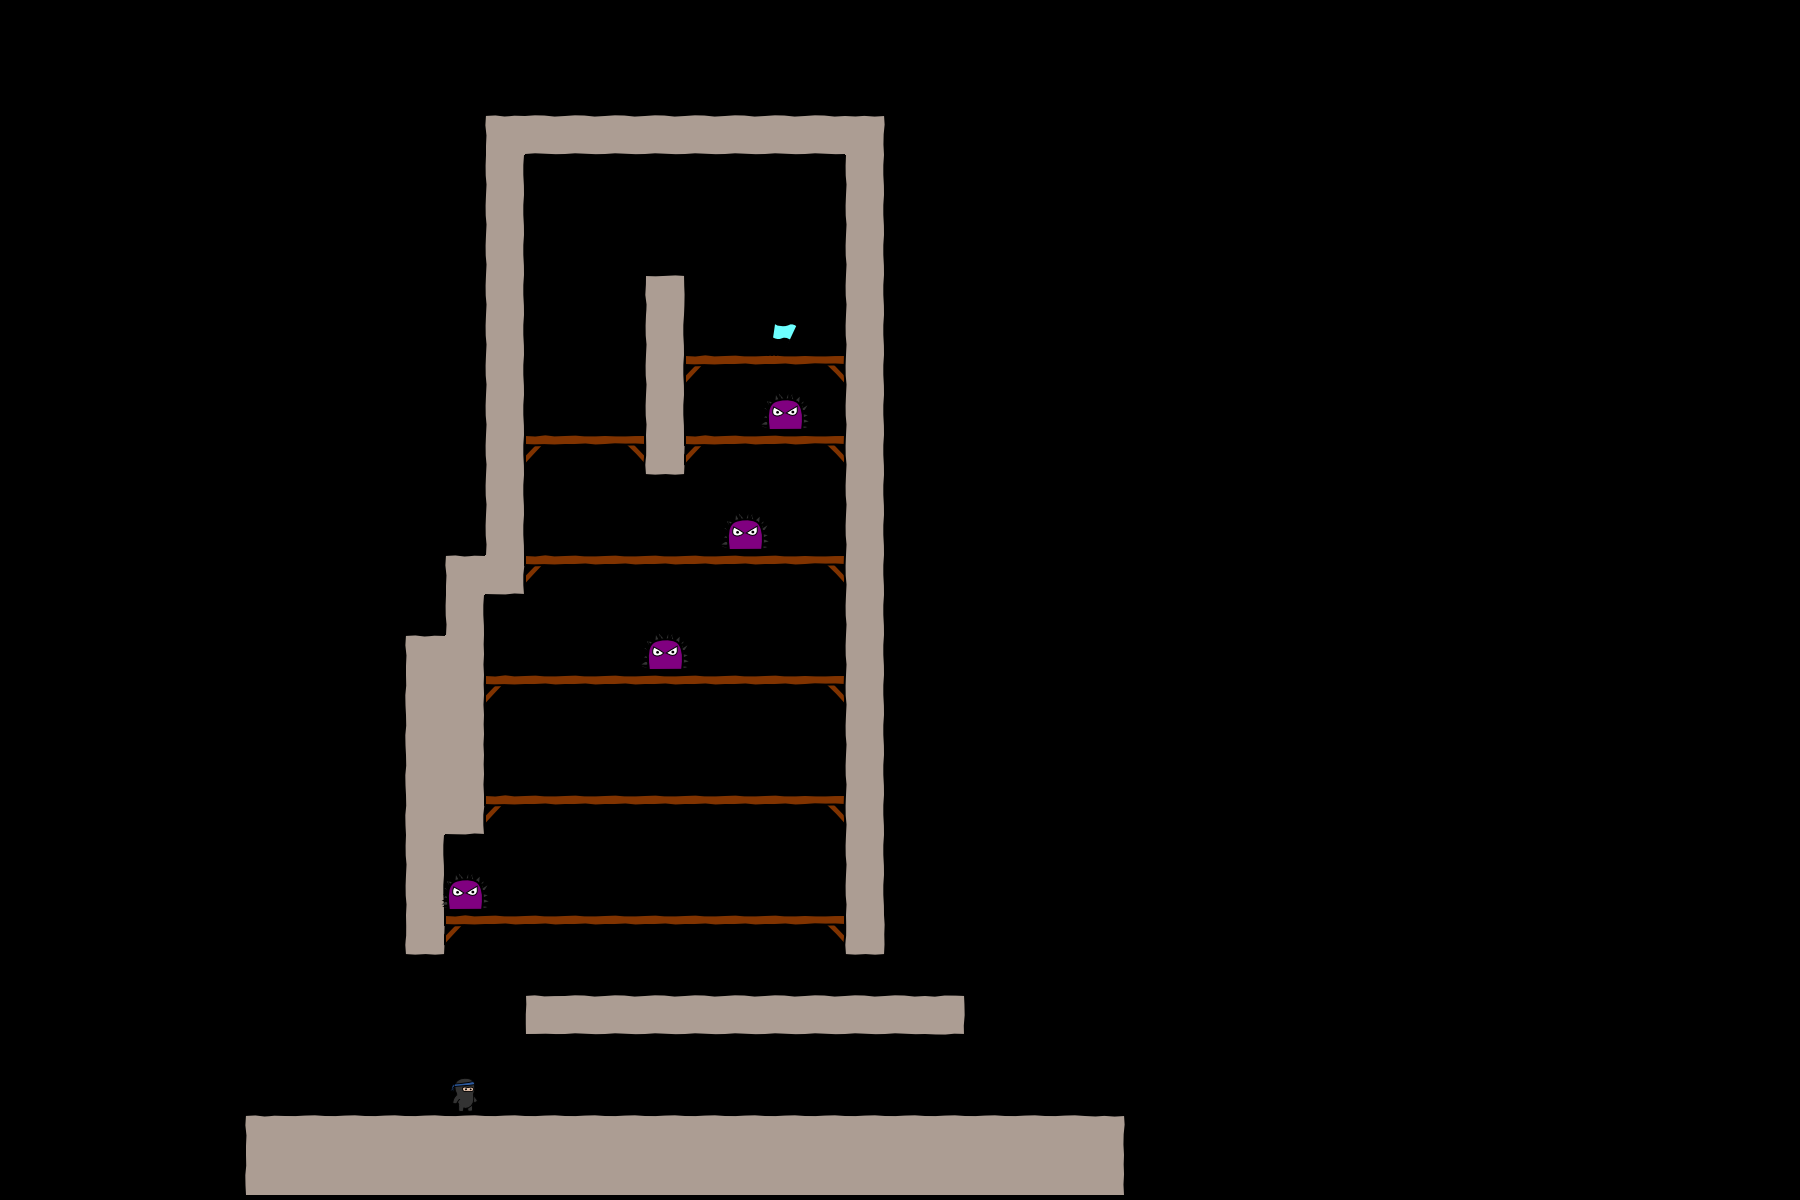

Rendered tile map (Tiled .tmx) drawn with the repository's tilesets; below, a short description and the full map source, tile grids included:
An orthogonal 45x30 tile map with 40x40 px tiles, 3 tile layers (bg, objects, fg), 2 tilesets.

<map version="1.0" orientation="orthogonal" width="45" height="30" tilewidth="40" tileheight="40">
 <tileset firstgid="1" name="world1" tilewidth="50" tileheight="50">
  <image source="world1.png" width="400" height="400" />
 </tileset>
 <tileset firstgid="65" name="objectpalette" tilewidth="50" tileheight="50">
  <image source="objectpalette.png" width="400" height="400" />
 </tileset>
 <layer name="bg" width="32" height="30">
  <data encoding="csv">  0,0,0,0,0,0,0,0,0,0,0,0,0,0,0,0,0,0,0,0,0,0,0,0,0,0,0,0,0,0,0,0,
  0,0,0,0,0,0,0,0,0,0,0,0,0,0,0,0,0,0,0,0,0,0,0,0,0,0,0,0,0,0,0,0,
  0,0,0,0,0,0,0,0,0,0,0,0,0,0,0,0,0,0,0,0,0,0,0,0,0,0,0,0,0,0,0,0,
  0,0,0,0,0,0,0,0,0,0,0,0,9,2,2,2,2,2,2,2,2,11,0,0,0,0,0,0,0,0,0,0,
  0,0,0,0,0,0,0,0,0,0,0,0,20,0,0,0,0,0,0,0,0,20,0,0,0,0,0,0,0,0,0,0,
  0,0,0,0,0,0,0,0,0,0,0,0,20,0,0,0,0,0,0,0,0,20,0,0,0,0,0,0,0,0,0,0,
  0,0,0,0,0,0,0,0,0,0,0,0,20,0,0,0,0,0,0,0,0,20,0,0,0,0,0,0,0,0,0,0,
  0,0,0,0,0,0,0,0,0,0,0,0,20,0,0,0,12,0,0,0,0,20,0,0,0,0,0,0,0,0,0,0,
  0,0,0,0,0,0,0,0,0,0,0,0,20,0,0,0,20,0,0,0,0,20,0,0,0,0,0,0,0,0,0,0,
  0,0,0,0,0,0,0,0,0,0,0,0,20,0,0,0,20,6,7,7,8,20,0,0,0,0,0,0,0,0,0,0,
  0,0,0,0,0,0,0,0,0,0,0,0,20,0,0,0,20,0,0,0,0,20,0,0,0,0,0,0,0,0,0,0,
  0,0,0,0,0,0,0,0,0,0,0,0,20,6,7,8,28,6,7,7,8,20,0,0,0,0,0,0,0,0,0,0,
  0,0,0,0,0,0,0,0,0,0,0,0,20,0,0,0,0,0,0,0,0,20,0,0,0,0,0,0,0,0,0,0,
  0,0,0,0,0,0,0,0,0,0,0,0,20,0,0,0,0,0,0,0,0,20,0,0,0,0,0,0,0,0,0,0,
  0,0,0,0,0,0,0,0,0,0,0,9,27,6,7,7,7,7,7,7,8,20,0,0,0,0,0,0,0,0,0,0,
  0,0,0,0,0,0,0,0,0,0,0,20,0,0,0,0,0,0,0,0,0,20,0,0,0,0,0,0,0,0,0,0,
  0,0,0,0,0,0,0,0,0,0,9,19,0,0,0,0,0,0,0,0,0,20,0,0,0,0,0,0,0,0,0,0,
  0,0,0,0,0,0,0,0,0,0,17,19,6,7,7,7,7,7,7,7,8,20,0,0,0,0,0,0,0,0,0,0,
  0,0,0,0,0,0,0,0,0,0,17,19,0,0,0,0,0,0,0,0,0,20,0,0,0,0,0,0,0,0,0,0,
  0,0,0,0,0,0,0,0,0,0,17,19,0,0,0,0,0,0,0,0,0,20,0,0,0,0,0,0,0,0,0,0,
  0,0,0,0,0,0,0,0,0,0,17,27,6,7,7,7,7,7,7,7,8,20,0,0,0,0,0,0,0,0,0,0,
  0,0,0,0,0,0,0,0,0,0,20,0,0,0,0,0,0,0,0,0,0,20,0,0,0,0,0,0,0,0,0,0,
  0,0,0,0,0,0,0,0,0,0,20,0,0,0,0,0,0,0,0,0,0,20,0,0,0,0,0,0,0,0,0,0,
  0,0,0,0,0,0,0,0,0,0,28,6,7,7,7,7,7,7,7,7,8,28,0,0,0,0,0,0,0,0,0,0,
  0,0,0,0,0,0,0,0,0,0,0,0,0,0,0,0,0,0,0,0,0,0,0,0,0,0,0,0,0,0,0,0,
  0,0,0,0,0,0,0,0,0,0,0,0,0,1,2,2,2,2,2,2,2,2,2,3,0,0,0,0,0,0,0,0,
  0,0,0,0,0,0,0,0,0,0,0,0,0,0,0,0,0,0,0,0,0,0,0,0,0,0,0,0,0,0,0,0,
  0,0,0,0,0,0,0,0,0,0,0,0,0,0,0,0,0,0,0,0,0,0,0,0,0,0,0,0,0,0,0,0,
  0,0,0,0,0,0,9,10,10,10,10,10,10,10,10,10,10,10,10,10,10,10,10,10,10,10,10,11,0,0,0,0,
  0,0,0,0,0,0,17,18,18,18,18,18,18,18,18,18,18,18,18,18,18,18,18,18,18,18,18,19,0,0,0,0
</data>
 </layer>
 <layer name="objects" width="32" height="30">
  <data encoding="csv">
  0,0,0,0,0,0,0,0,0,0,0,0,0,0,0,0,0,0,0,0,0,0,0,0,0,0,0,0,0,0,0,0,
  0,0,0,0,0,0,0,0,0,0,0,0,0,0,0,0,0,0,0,0,0,0,0,0,0,0,0,0,0,0,0,0,
  0,0,0,0,0,0,0,0,0,0,0,0,0,0,0,0,0,0,0,0,0,0,0,0,0,0,0,0,0,0,0,0,
  0,0,0,0,0,0,0,0,0,0,0,0,0,0,0,0,0,0,0,0,0,0,0,0,0,0,0,0,0,0,0,0,
  0,0,0,0,0,0,0,0,0,0,0,0,0,0,0,0,0,0,0,0,0,0,0,0,0,0,0,0,0,0,0,0,
  0,0,0,0,0,0,0,0,0,0,0,0,0,0,0,0,0,0,0,0,0,0,0,0,0,0,0,0,0,0,0,0,
  0,0,0,0,0,0,0,0,0,0,0,0,0,0,0,0,0,0,0,0,0,0,0,0,0,0,0,0,0,0,0,0,
  0,0,0,0,0,0,0,0,0,0,0,0,0,0,0,0,0,0,0,0,0,0,0,0,0,0,0,0,0,0,0,0,
  0,0,0,0,0,0,0,0,0,0,0,0,0,0,0,0,0,0,0,66,0,0,0,0,0,0,0,0,0,0,0,0,
  0,0,0,0,0,0,0,0,0,0,0,0,0,0,0,0,0,0,0,0,0,0,0,0,0,0,0,0,0,0,0,0,
  0,0,0,0,0,0,0,0,0,0,0,0,0,0,0,0,0,0,0,73,0,0,0,0,0,0,0,0,0,0,0,0,
  0,0,0,0,0,0,0,0,0,0,0,0,0,0,0,0,0,0,0,0,0,0,0,0,0,0,0,0,0,0,0,0,
  0,0,0,0,0,0,0,0,0,0,0,0,0,0,0,0,0,0,0,0,0,0,0,0,0,0,0,0,0,0,0,0,
  0,0,0,0,0,0,0,0,0,0,0,0,0,0,0,0,0,0,73,0,0,0,0,0,0,0,0,0,0,0,0,0,
  0,0,0,0,0,0,0,0,0,0,0,0,0,0,0,0,0,0,0,0,0,0,0,0,0,0,0,0,0,0,0,0,
  0,0,0,0,0,0,0,0,0,0,0,0,0,0,0,0,0,0,0,0,0,0,0,0,0,0,0,0,0,0,0,0,
  0,0,0,0,0,0,0,0,0,0,0,0,0,0,0,0,73,0,0,0,0,0,0,0,0,0,0,0,0,0,0,0,
  0,0,0,0,0,0,0,0,0,0,0,0,0,0,0,0,0,0,0,0,0,0,0,0,0,0,0,0,0,0,0,0,
  0,0,0,0,0,0,0,0,0,0,0,0,0,0,0,0,0,0,0,0,0,0,0,0,0,0,0,0,0,0,0,0,
  0,0,0,0,0,0,0,0,0,0,0,0,0,0,0,0,0,0,0,0,0,0,0,0,0,0,0,0,0,0,0,0,
  0,0,0,0,0,0,0,0,0,0,0,0,0,0,0,0,0,0,0,0,0,0,0,0,0,0,0,0,0,0,0,0,
  0,0,0,0,0,0,0,0,0,0,0,0,0,0,0,0,0,0,0,0,0,0,0,0,0,0,0,0,0,0,0,0,
  0,0,0,0,0,0,0,0,0,0,0,73,0,0,0,0,0,0,0,0,0,0,0,0,0,0,0,0,0,0,0,0,
  0,0,0,0,0,0,0,0,0,0,0,0,0,0,0,0,0,0,0,0,0,0,0,0,0,0,0,0,0,0,0,0,
  0,0,0,0,0,0,0,0,0,0,0,0,0,0,0,0,0,0,0,0,0,0,0,0,0,0,0,0,0,0,0,0,
  0,0,0,0,0,0,0,0,0,0,0,0,0,0,0,0,0,0,0,0,0,0,0,0,0,0,0,0,0,0,0,0,
  0,0,0,0,0,0,0,0,0,0,0,0,0,0,0,0,0,0,0,0,0,0,0,0,0,0,0,0,0,0,0,0,
  0,0,0,0,0,0,0,0,0,0,0,65,0,0,0,0,0,0,0,0,0,0,0,0,0,0,0,0,0,0,0,0,
  0,0,0,0,0,0,0,0,0,0,0,0,0,0,0,0,0,0,0,0,0,0,0,0,0,0,0,0,0,0,0,0,
  0,0,0,0,0,0,0,0,0,0,0,0,0,0,0,0,0,0,0,0,0,0,0,0,0,0,0,0,0,0,0,0
</data>
 </layer>
 <layer name="fg" width="32" height="30">
  <data encoding="csv">
  0,0,0,0,0,0,0,0,0,0,0,0,0,0,0,0,0,0,0,0,0,0,0,0,0,0,0,0,0,0,0,0,
  0,0,0,0,0,0,0,0,0,0,0,0,0,0,0,0,0,0,0,0,0,0,0,0,0,0,0,0,0,0,0,0,
  0,0,0,0,0,0,0,0,0,0,0,0,0,0,0,0,0,0,0,0,0,0,0,0,0,0,0,0,0,0,0,0,
  0,0,0,0,0,0,0,0,0,0,0,0,0,0,0,0,0,0,0,0,0,0,0,0,0,0,0,0,0,0,0,0,
  0,0,0,0,0,0,0,0,0,0,0,0,0,0,0,0,0,0,0,0,0,0,0,0,0,0,0,0,0,0,0,0,
  0,0,0,0,0,0,0,0,0,0,0,0,0,0,0,0,0,0,0,0,0,0,0,0,0,0,0,0,0,0,0,0,
  0,0,0,0,0,0,0,0,0,0,0,0,0,0,0,0,0,0,0,0,0,0,0,0,0,0,0,0,0,0,0,0,
  0,0,0,0,0,0,0,0,0,0,0,0,0,0,0,0,0,0,0,0,0,0,0,0,0,0,0,0,0,0,0,0,
  0,0,0,0,0,0,0,0,0,0,0,0,0,0,0,0,0,0,0,0,0,0,0,0,0,0,0,0,0,0,0,0,
  0,0,0,0,0,0,0,0,0,0,0,0,0,0,0,0,0,0,0,0,0,0,0,0,0,0,0,0,0,0,0,0,
  0,0,0,0,0,0,0,0,0,0,0,0,0,0,0,0,0,0,0,0,0,0,0,0,0,0,0,0,0,0,0,0,
  0,0,0,0,0,0,0,0,0,0,0,0,0,0,0,0,0,0,0,0,0,0,0,0,0,0,0,0,0,0,0,0,
  0,0,0,0,0,0,0,0,0,0,0,0,0,0,0,0,0,0,0,0,0,0,0,0,0,0,0,0,0,0,0,0,
  0,0,0,0,0,0,0,0,0,0,0,0,0,0,0,0,0,0,0,0,0,0,0,0,0,0,0,0,0,0,0,0,
  0,0,0,0,0,0,0,0,0,0,0,0,0,0,0,0,0,0,0,0,0,0,0,0,0,0,0,0,0,0,0,0,
  0,0,0,0,0,0,0,0,0,0,0,0,0,0,0,0,0,0,0,0,0,0,0,0,0,0,0,0,0,0,0,0,
  0,0,0,0,0,0,0,0,0,0,0,0,0,0,0,0,0,0,0,0,0,0,0,0,0,0,0,0,0,0,0,0,
  0,0,0,0,0,0,0,0,0,0,0,0,0,0,0,0,0,0,0,0,0,0,0,0,0,0,0,0,0,0,0,0,
  0,0,0,0,0,0,0,0,0,0,0,0,0,0,0,0,0,0,0,0,0,0,0,0,0,0,0,0,0,0,0,0,
  0,0,0,0,0,0,0,0,0,0,0,0,0,0,0,0,0,0,0,0,0,0,0,0,0,0,0,0,0,0,0,0,
  0,0,0,0,0,0,0,0,0,0,0,0,0,0,0,0,0,0,0,0,0,0,0,0,0,0,0,0,0,0,0,0,
  0,0,0,0,0,0,0,0,0,0,0,0,0,0,0,0,0,0,0,0,0,0,0,0,0,0,0,0,0,0,0,0,
  0,0,0,0,0,0,0,0,0,0,0,0,0,0,0,0,0,0,0,0,0,0,0,0,0,0,0,0,0,0,0,0,
  0,0,0,0,0,0,0,0,0,0,0,0,0,0,0,0,0,0,0,0,0,0,0,0,0,0,0,0,0,0,0,0,
  0,0,0,0,0,0,0,0,0,0,0,0,0,0,0,0,0,0,0,0,0,0,0,0,0,0,0,0,0,0,0,0,
  0,0,0,0,0,0,0,0,0,0,0,0,0,0,0,0,0,0,0,0,0,0,0,0,0,0,0,0,0,0,0,0,
  0,0,0,0,0,0,0,0,0,0,0,0,0,0,0,0,0,0,0,0,0,0,0,0,0,0,0,0,0,0,0,0,
  0,0,0,0,0,0,0,0,0,0,0,0,0,0,0,0,0,0,0,0,0,0,0,0,0,0,0,0,0,0,0,0,
  0,0,0,0,0,0,0,0,0,0,0,0,0,0,0,0,0,0,0,0,0,0,0,0,0,0,0,0,0,0,0,0,
  0,0,0,0,0,0,0,0,0,0,0,0,0,0,0,0,0,0,0,0,0,0,0,0,0,0,0,0,0,0,0,0
</data>
 </layer>
</map>
